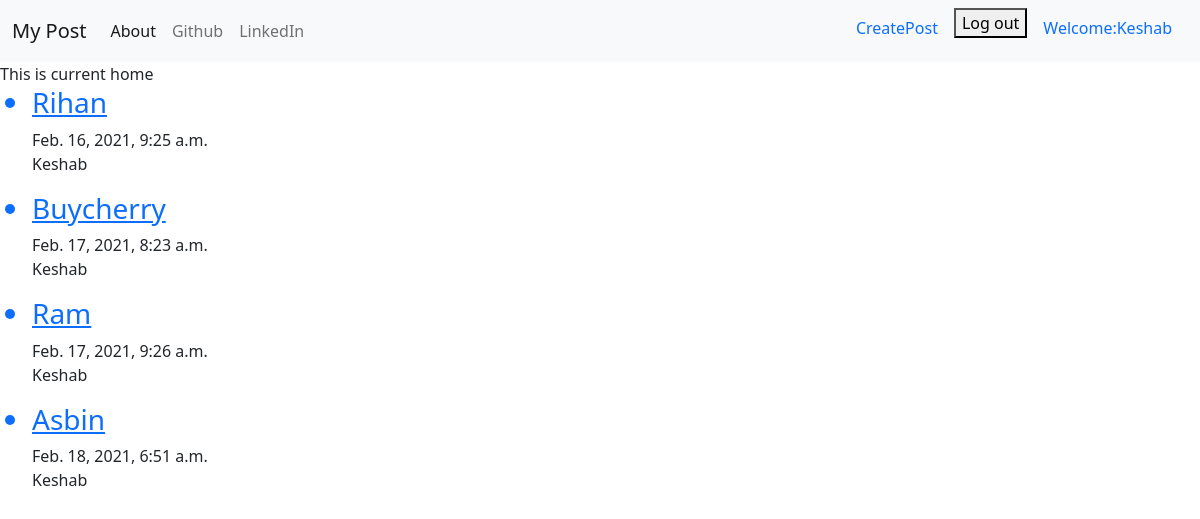
/current/ (signed in), run on the app's committed database.
### blog/models.py (models this page shows, shortened)
class Post(models.Model):
    title = models.CharField(max_length=200)
    text = models.TextField()
    created_date = models.DateTimeField(default=timezone.now)
    published_date=models.DateTimeField(null=True)
    auther= models.ForeignKey(User,on_delete=models.CASCADE)

### blog/views.py (the view)
# urls.py: path('current/',views.current,name='current'),
def current(request):
    post=Post.objects.all()
    return render(request,'blog/current.html',{'post':post})

### blog/templates/blog/current.html
{% extends 'blog/base.html' %}
{% block content %}
This is current home
{% for posts in post %}
<ul><a href="{% url 'viewpost' posts.id %}">
<h3><li>{{posts.title}}
</li></h3></a>
{{posts.created_date}}<br>
{{posts.auther}}
</ul>
{% endfor %}
{% endblock  %}

### blog/templates/blog/base.html (shortened to what this page needs)
<html>
<head>
<link href="https://cdn.jsdelivr.net/npm/bootstrap@5.0.0-beta2/dist/css/bootstrap.min.css" rel="stylesheet">
</head>
<body>
<nav class="navbar navbar-expand-lg navbar-light bg-light">
  <div class="container-fluid">
    <a class="navbar-brand" href="{% url 'home' %}">My Post</a>
    <div class="collapse navbar-collapse" id="navbarSupportedContent">
      <ul class="navbar-nav me-auto mb-2 mb-lg-0">
        <li class="nav-item">
          <a class="nav-link active" aria-current="page" href="{% url 'about' %}">About</a>
        </li>
        <li class="nav-item">
          <a class="nav-link" href="https://github.com/" target="_blank">Github</a>
        </li>
        <li class="nav-item">
          <a class="nav-link" href="https://www.linkedin.com/" target="_blank">LinkedIn</a>
        </li>
        </ul>
        {% if user.is_authenticated %}
      <ul class="nav justify-content-end">
        <li class="nav-item ">
          <a class="nav-link" href="{% url 'createpost' %}">CreatePost</a></li>
              <form action="{% url 'logoutuser' %}" method="POST">
                <button type="submit">Log out</button>
              </form>
           <li class="nav-item ">
          <a class="nav-link" href="#">Welcome:{{user.username}}</a></li>
    {% endif %}
</ul>
    </div>
  </div>
</nav>
{% block content %}{% endblock content %}
</body>
</html>

### data on the page
Post: title "Rihan", created_date "Feb. 16, 2021, 9:25 a.m.", auther "Keshab"
Post: title "Buycherry", created_date "Feb. 17, 2021, 8:23 a.m.", auther "Keshab"
Post: title "Ram", created_date "Feb. 17, 2021, 9:26 a.m.", auther "Keshab"
Post: title "Asbin", created_date "Feb. 18, 2021, 6:51 a.m.", auther "Keshab"

### other printed values
{{ user.username }} "Keshab"
